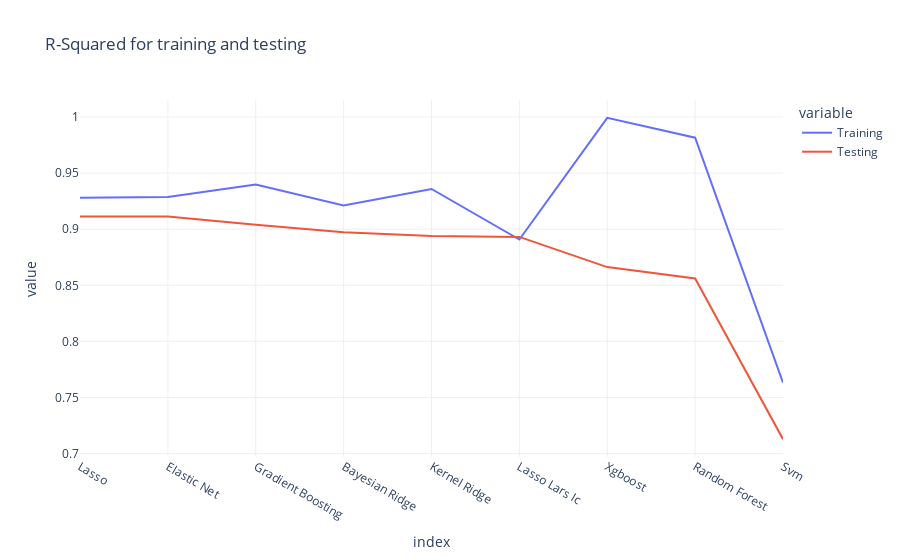
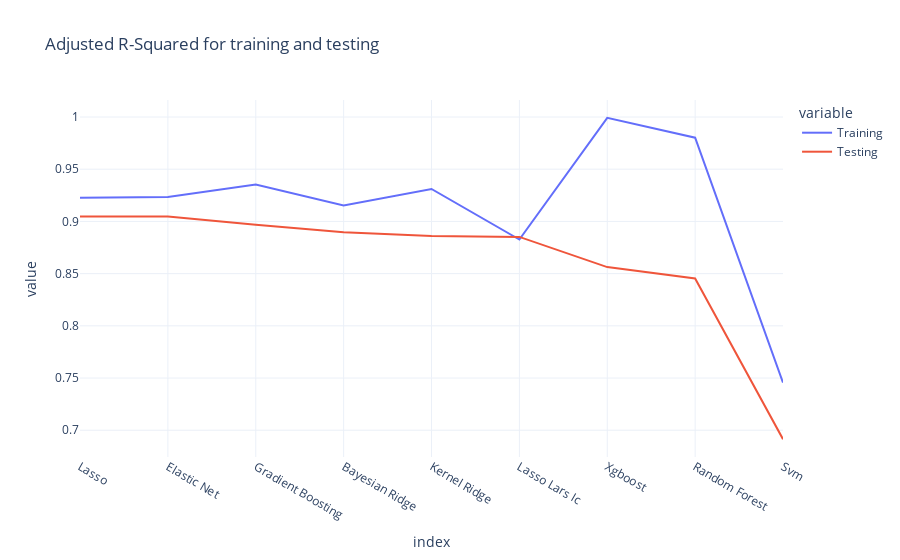
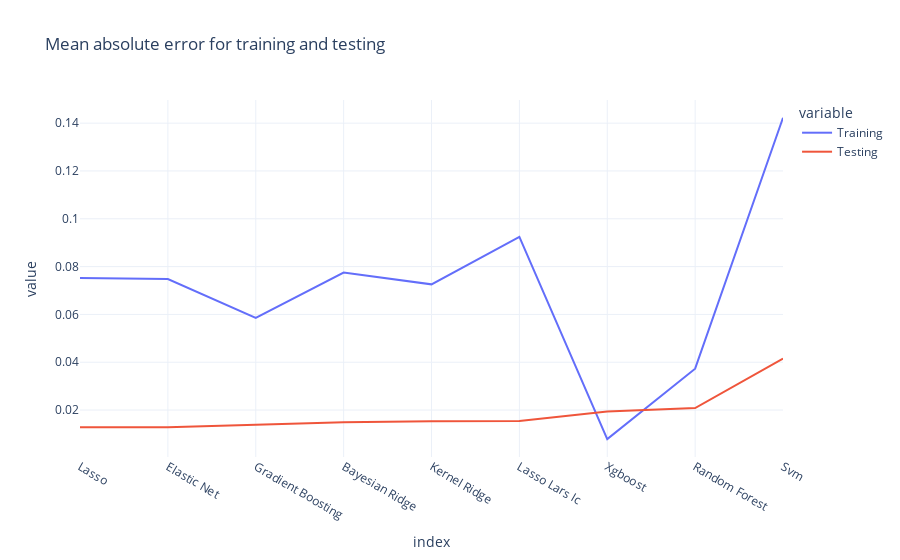
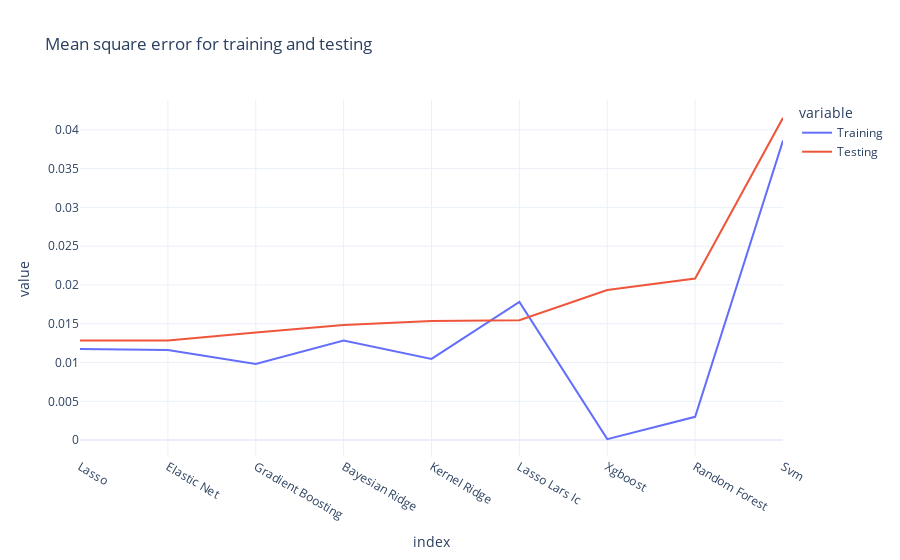

The code cell stored with these charts, in order, in its notebook:
### Markdown cell above
<a id="4.4"></a>
<h1>Visualize the results of train-test validation</h1>

### Code cell
ML.visualize_trai_test()

### Figure 1 — Plotly figure (JSON) as saved in the notebook; plotly's stock layout.template omitted (floating-point values rounded to 4 significant figures)
{"data": [{"hovertemplate": "variable=Training<br>index=%{x}<br>value=%{y}<extra></extra>", "legendgroup": "Training", "line": {"color": "#636efa", "dash": "solid"}, "mode": "lines", "name": "Training", "orientation": "v", "showlegend": true, "type": "scatter", "x": ["Lasso", "Elastic Net", "Gradient Boosting", "Bayesian Ridge", "Kernel Ridge", "Lasso Lars Ic", "Xgboost", "Random Forest", "Svm"], "xaxis": "x", "y": [0.9279, 0.9288, 0.9399, 0.9212, 0.9358, 0.8908, 0.9992, 0.9816, 0.7633], "yaxis": "y"}, {"hovertemplate": "variable=Testing<br>index=%{x}<br>value=%{y}<extra></extra>", "legendgroup": "Testing", "line": {"color": "#EF553B", "dash": "solid"}, "mode": "lines", "name": "Testing", "orientation": "v", "showlegend": true, "type": "scatter", "x": ["Lasso", "Elastic Net", "Gradient Boosting", "Bayesian Ridge", "Kernel Ridge", "Lasso Lars Ic", "Xgboost", "Random Forest", "Svm"], "xaxis": "x", "y": [0.9113, 0.9112, 0.9041, 0.8974, 0.8939, 0.8931, 0.8662, 0.8561, 0.7129], "yaxis": "y"}], "layout": {"legend": {"title": {"text": "variable"}, "tracegroupgap": 0}, "title": {"text": "R-Squared for training and testing"}, "xaxis": {"anchor": "y", "domain": [0, 1], "title": {"text": "index"}}, "yaxis": {"anchor": "x", "domain": [0, 1], "title": {"text": "value"}}}}

### Figure 2 — Plotly figure (JSON) as saved in the notebook; plotly's stock layout.template omitted (floating-point values rounded to 4 significant figures)
{"data": [{"hovertemplate": "variable=Training<br>index=%{x}<br>value=%{y}<extra></extra>", "legendgroup": "Training", "line": {"color": "#636efa", "dash": "solid"}, "mode": "lines", "name": "Training", "orientation": "v", "showlegend": true, "type": "scatter", "x": ["Lasso", "Elastic Net", "Gradient Boosting", "Bayesian Ridge", "Kernel Ridge", "Lasso Lars Ic", "Xgboost", "Random Forest", "Svm"], "xaxis": "x", "y": [0.9226, 0.9235, 0.9354, 0.9153, 0.931, 0.8826, 0.9992, 0.9802, 0.7456], "yaxis": "y"}, {"hovertemplate": "variable=Testing<br>index=%{x}<br>value=%{y}<extra></extra>", "legendgroup": "Testing", "line": {"color": "#EF553B", "dash": "solid"}, "mode": "lines", "name": "Testing", "orientation": "v", "showlegend": true, "type": "scatter", "x": ["Lasso", "Elastic Net", "Gradient Boosting", "Bayesian Ridge", "Kernel Ridge", "Lasso Lars Ic", "Xgboost", "Random Forest", "Svm"], "xaxis": "x", "y": [0.9046, 0.9046, 0.8969, 0.8897, 0.886, 0.8852, 0.8562, 0.8453, 0.6915], "yaxis": "y"}], "layout": {"legend": {"title": {"text": "variable"}, "tracegroupgap": 0}, "title": {"text": "Adjusted R-Squared for training and testing"}, "xaxis": {"anchor": "y", "domain": [0, 1], "title": {"text": "index"}}, "yaxis": {"anchor": "x", "domain": [0, 1], "title": {"text": "value"}}}}

### Figure 3 — Plotly figure (JSON) as saved in the notebook; plotly's stock layout.template omitted (floating-point values rounded to 4 significant figures)
{"data": [{"hovertemplate": "variable=Training<br>index=%{x}<br>value=%{y}<extra></extra>", "legendgroup": "Training", "line": {"color": "#636efa", "dash": "solid"}, "mode": "lines", "name": "Training", "orientation": "v", "showlegend": true, "type": "scatter", "x": ["Lasso", "Elastic Net", "Gradient Boosting", "Bayesian Ridge", "Kernel Ridge", "Lasso Lars Ic", "Xgboost", "Random Forest", "Svm"], "xaxis": "x", "y": [0.0752, 0.07482, 0.05854, 0.07752, 0.07257, 0.09244, 0.007828, 0.03731, 0.1422], "yaxis": "y"}, {"hovertemplate": "variable=Testing<br>index=%{x}<br>value=%{y}<extra></extra>", "legendgroup": "Testing", "line": {"color": "#EF553B", "dash": "solid"}, "mode": "lines", "name": "Testing", "orientation": "v", "showlegend": true, "type": "scatter", "x": ["Lasso", "Elastic Net", "Gradient Boosting", "Bayesian Ridge", "Kernel Ridge", "Lasso Lars Ic", "Xgboost", "Random Forest", "Svm"], "xaxis": "x", "y": [0.01284, 0.01284, 0.01388, 0.01485, 0.01535, 0.01546, 0.01936, 0.02082, 0.04154], "yaxis": "y"}], "layout": {"legend": {"title": {"text": "variable"}, "tracegroupgap": 0}, "title": {"text": "Mean absolute error for training and testing"}, "xaxis": {"anchor": "y", "domain": [0, 1], "title": {"text": "index"}}, "yaxis": {"anchor": "x", "domain": [0, 1], "title": {"text": "value"}}}}

### Figure 4 — Plotly figure (JSON) as saved in the notebook; plotly's stock layout.template omitted (floating-point values rounded to 4 significant figures)
{"data": [{"hovertemplate": "variable=Training<br>index=%{x}<br>value=%{y}<extra></extra>", "legendgroup": "Training", "line": {"color": "#636efa", "dash": "solid"}, "mode": "lines", "name": "Training", "orientation": "v", "showlegend": true, "type": "scatter", "x": ["Lasso", "Elastic Net", "Gradient Boosting", "Bayesian Ridge", "Kernel Ridge", "Lasso Lars Ic", "Xgboost", "Random Forest", "Svm"], "xaxis": "x", "y": [0.01175, 0.01161, 0.00981, 0.01285, 0.01047, 0.01781, 0.0001226, 0.003, 0.03861], "yaxis": "y"}, {"hovertemplate": "variable=Testing<br>index=%{x}<br>value=%{y}<extra></extra>", "legendgroup": "Testing", "line": {"color": "#EF553B", "dash": "solid"}, "mode": "lines", "name": "Testing", "orientation": "v", "showlegend": true, "type": "scatter", "x": ["Lasso", "Elastic Net", "Gradient Boosting", "Bayesian Ridge", "Kernel Ridge", "Lasso Lars Ic", "Xgboost", "Random Forest", "Svm"], "xaxis": "x", "y": [0.01284, 0.01284, 0.01388, 0.01485, 0.01535, 0.01546, 0.01936, 0.02082, 0.04154], "yaxis": "y"}], "layout": {"legend": {"title": {"text": "variable"}, "tracegroupgap": 0}, "title": {"text": "Mean square error for training and testing"}, "xaxis": {"anchor": "y", "domain": [0, 1], "title": {"text": "index"}}, "yaxis": {"anchor": "x", "domain": [0, 1], "title": {"text": "value"}}}}
